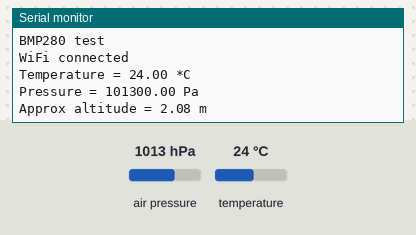
A program run on a simulated ESP8266 (Wemos D1 mini). On the bench: the last lines printed to the serial monitor. The inputs (shaded band) are chosen by the test bench; at power-on: air pressure 1013 hPa, temperature 24 °C. WiFi joins after 1.5 s; servers stay silent unless stated; uploads are accepted with an empty reply; not simulated (calls return 0 or success): credentials.h.

Above: at 2.9 s.
3.0 s: air pressure set to 952 hPa
At 4.9 s:
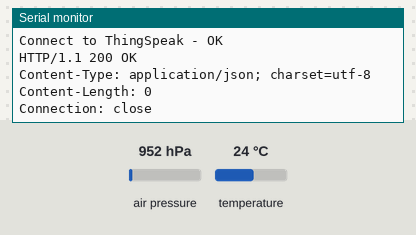
5.5 s: temperature set to 12 °C
7.6 s: air pressure set to 975 hPa
At 9.7 s:
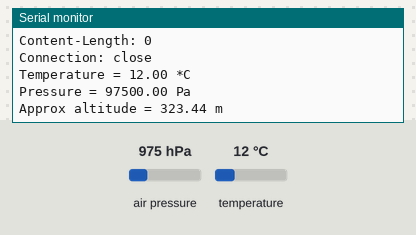
Timing chart, 0 to 11.2 s (numbered marks = the images above; inputs shaded):
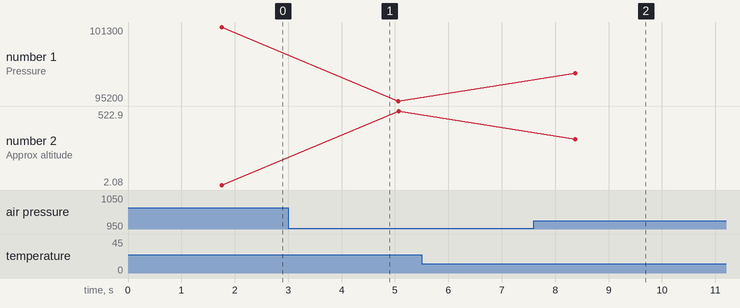

Measured:
- after the input at 7.6 s, the serial monitor: prints a new line after 0.78 s (image 2)
- plotted number 1: 101300 → 95200 after the input at 3.0 s, 95200 → 97500 after the input at 7.6 s
- plotted number 2: 2.08 → 522.9 after the input at 3.0 s, 522.9 → 323.44 after the input at 7.6 s

The program:

main.cpp
```cpp
#include <Arduino.h>

#include <Wire.h>
#include <SPI.h>
#include <Adafruit_BMP280.h>
#include <ESP8266WiFi.h>

#include "credentials.h"

#define BMP_SCK (D1)
#define BMP_MISO (D3)
#define BMP_MOSI (D2)
#define BMP_CS (D4)

Adafruit_BMP280 bmp; // I2C
// Adafruit_BMP280 bmp(BMP_CS); // hardware SPI
// Adafruit_BMP280 bmp(BMP_CS, BMP_MOSI, BMP_MISO,  BMP_SCK);

WiFiClient client;

void setup()
{
  Serial.begin(9600);
  Serial.println(F("BMP280 test"));
  unsigned status;
  // status = bmp.begin(BMP280_ADDRESS_ALT, BMP280_CHIPID);
  status = bmp.begin(0x76);
  if (!status)
  {
    Serial.println(F("Could not find a valid BMP280 sensor, check wiring or "
                     "try a different address!"));
    Serial.print("SensorID was: 0x");
    Serial.println(bmp.sensorID(), 16);
    Serial.print("        ID of 0xFF probably means a bad address, a BMP 180 or BMP 085\n");
    Serial.print("   ID of 0x56-0x58 represents a BMP 280,\n");
    Serial.print("        ID of 0x60 represents a BME 280.\n");
    Serial.print("        ID of 0x61 represents a BME 680.\n");
    while (1)
      delay(10);
  }

  /* Default settings from datasheet. */
  bmp.setSampling(Adafruit_BMP280::MODE_NORMAL,     /* Operating Mode. */
                  Adafruit_BMP280::SAMPLING_X2,     /* Temp. oversampling */
                  Adafruit_BMP280::SAMPLING_X16,    /* Pressure oversampling */
                  Adafruit_BMP280::FILTER_X16,      /* Filtering. */
                  Adafruit_BMP280::STANDBY_MS_500); /* Standby time. */

  WiFi.begin(ssid, password);

  while (WiFi.status() != WL_CONNECTED)
  {

    // Blink LED when connecting to wifi
    digitalWrite(LED_BUILTIN, LOW);
    delay(250);
    digitalWrite(LED_BUILTIN, HIGH);
    delay(250);
  }
  Serial.println("WiFi connected");
  delay(250);
  digitalWrite(LED_BUILTIN, LOW);
}

void loop()
{
  Serial.print(F("Temperature = "));
  float temperature = bmp.readTemperature();
  Serial.print(temperature);
  Serial.println(" *C");

  Serial.print(F("Pressure = "));
  float pressure = bmp.readPressure();
  Serial.print(pressure);
  Serial.println(" Pa");

  Serial.print(F("Approx altitude = "));
  float altitude = bmp.readAltitude(1013.25);
  Serial.print(altitude);
  Serial.println(" m");

  Serial.println();
  delay(2000);

  if (client.connect(server, 80))
  {
    Serial.println("Connect to ThingSpeak - OK");

    String dataToThingSpeak = "";
    dataToThingSpeak += "GET /update?api_key=";
    dataToThingSpeak += api_key;

    dataToThingSpeak += "&field1=";
    dataToThingSpeak += String(temperature);

    dataToThingSpeak += "&field2=";
    dataToThingSpeak += String(pressure);

    dataToThingSpeak += "&field3=";
    dataToThingSpeak += String(altitude);

    dataToThingSpeak += " HTTP/1.1\r\nHost: a.c.d\r\nConnection: close\r\n\r\n";
    dataToThingSpeak += "";
    client.print(dataToThingSpeak);

    int timeout = millis() + 5000;
    while (client.available() == 0)
    {
      if (timeout - millis() < 0)
      {
        Serial.println("Error: Client Timeout!");
        client.stop();
        return;
      }
    }
  }
  while (client.available())
  {
    String line = client.readStringUntil('\r');
    Serial.print(line);
  }
}
```
